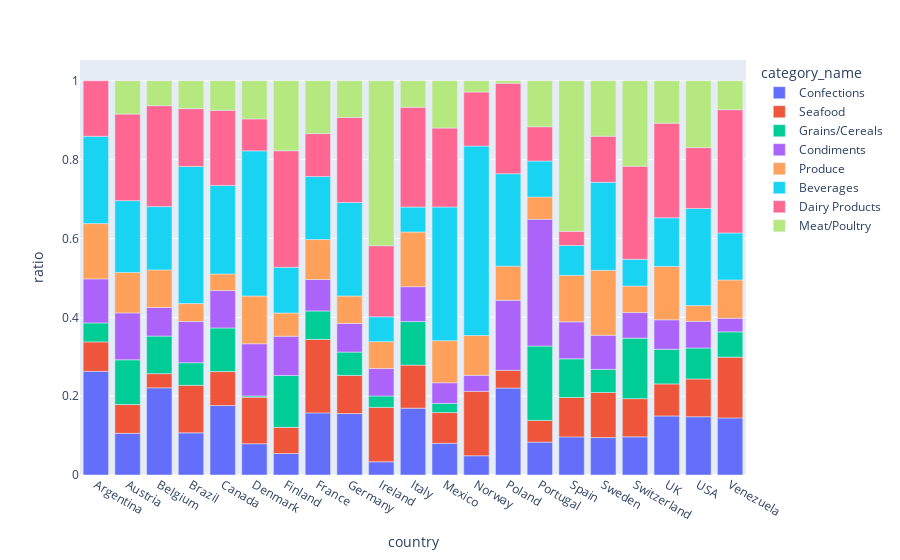

The cell this chart's notebook holds for it:
### Code cell
import plotly.express as px
px.bar(df,x='country',y='ratio',color='category_name',hover_data=['sum_amount'])

### Figure 1 — Plotly figure (JSON) as saved in the notebook; plotly's stock layout.template omitted (floating-point values rounded to 4 significant figures)
{"data": [{"alignmentgroup": "True", "customdata": [[2135.0], [13530.0], [7480.0], [11440.0], [8842.0], [2591.0], [1025.0], [12820.0], [35880.0], [1676.0], [2674.0], [1898.0], [280.1], [779.1], [956.1], [1739.0], [5170.0], [3067.0], [8833.0], [36310.0], [8231.0]], "hovertemplate": "category_name=Confections<br>country=%{x}<br>ratio=%{y}<br>sum_amount=%{customdata[0]}<extra></extra>", "legendgroup": "Confections", "marker": {"color": "#636efa", "pattern": {"shape": ""}}, "name": "Confections", "offsetgroup": "Confections", "orientation": "v", "showlegend": true, "textposition": "auto", "type": "bar", "x": ["Argentina", "Austria", "Belgium", "Brazil", "Canada", "Denmark", "Finland", "France", "Germany", "Ireland", "Italy", "Mexico", "Norway", "Poland", "Portugal", "Spain", "Sweden", "Switzerland", "UK", "USA", "Venezuela"], "xaxis": "x", "y": [0.263, 0.1057, 0.2211, 0.107, 0.1762, 0.07934, 0.05449, 0.1575, 0.1558, 0.03354, 0.1696, 0.08047, 0.04885, 0.2206, 0.08334, 0.09669, 0.09486, 0.09679, 0.1498, 0.1479, 0.1449], "yaxis": "y"}, {"alignmentgroup": "True", "customdata": [[606.5], [9338.0], [1214.0], [12890.0], [4324.0], [3857.0], [1247.0], [15170.0], [22290.0], [6899.0], [1721], [1837.0], [936.6], [159], [632.4], [1798.0], [6233.0], [3072.0], [4792.0], [23510.0], [8749.0]], "hovertemplate": "category_name=Seafood<br>country=%{x}<br>ratio=%{y}<br>sum_amount=%{customdata[0]}<extra></extra>", "legendgroup": "Seafood", "marker": {"color": "#EF553B", "pattern": {"shape": ""}}, "name": "Seafood", "offsetgroup": "Seafood", "orientation": "v", "showlegend": true, "textposition": "auto", "type": "bar", "x": ["Argentina", "Austria", "Belgium", "Brazil", "Canada", "Denmark", "Finland", "France", "Germany", "Ireland", "Italy", "Mexico", "Norway", "Poland", "Portugal", "Spain", "Sweden", "Switzerland", "UK", "USA", "Venezuela"], "xaxis": "x", "y": [0.0747, 0.07295, 0.03589, 0.1205, 0.08614, 0.1181, 0.06631, 0.1864, 0.09677, 0.138, 0.1091, 0.07788, 0.1633, 0.04502, 0.05512, 0.09997, 0.1144, 0.09693, 0.08126, 0.09572, 0.154], "yaxis": "y"}, {"alignmentgroup": "True", "customdata": [[390], [14530.0], [3226], [6122.0], [5558.0], [99.75], [2477], [5873.0], [13640.0], [1442.0], [1744.0], [549.8], [2164.0], [1762.0], [3196], [4863.0], [5173.0], [19290.0], [3648]], "hovertemplate": "category_name=Grains/Cereals<br>country=%{x}<br>ratio=%{y}<br>sum_amount=%{customdata[0]}<extra></extra>", "legendgroup": "Grains/Cereals", "marker": {"color": "#00cc96", "pattern": {"shape": ""}}, "name": "Grains/Cereals", "offsetgroup": "Grains/Cereals", "orientation": "v", "showlegend": true, "textposition": "auto", "type": "bar", "x": ["Argentina", "Austria", "Belgium", "Brazil", "Canada", "Denmark", "Finland", "France", "Germany", "Ireland", "Italy", "Mexico", "Portugal", "Spain", "Sweden", "Switzerland", "UK", "USA", "Venezuela"], "xaxis": "x", "y": [0.04803, 0.1135, 0.09537, 0.05725, 0.1107, 0.003054, 0.1317, 0.07219, 0.05923, 0.02886, 0.1106, 0.02331, 0.1887, 0.09798, 0.05865, 0.1534, 0.08772, 0.07855, 0.06421], "yaxis": "y"}, {"alignmentgroup": "True", "customdata": [[907], [15240.0], [2455.0], [11180.0], [4760.0], [4325.0], [1873], [6487.0], [16740.0], [3478.0], [1394.0], [1235.0], [234], [627], [3688.0], [1688.0], [4718.0], [2054.0], [4416.0], [16600.0], [1955.0]], "hovertemplate": "category_name=Condiments<br>country=%{x}<br>ratio=%{y}<br>sum_amount=%{customdata[0]}<extra></extra>", "legendgroup": "Condiments", "marker": {"color": "#ab63fa", "pattern": {"shape": ""}}, "name": "Condiments", "offsetgroup": "Condiments", "orientation": "v", "showlegend": true, "textposition": "auto", "type": "bar", "x": ["Argentina", "Austria", "Belgium", "Brazil", "Canada", "Denmark", "Finland", "France", "Germany", "Ireland", "Italy", "Mexico", "Norway", "Poland", "Portugal", "Spain", "Sweden", "Switzerland", "UK", "USA", "Venezuela"], "xaxis": "x", "y": [0.1117, 0.119, 0.07257, 0.1046, 0.09483, 0.1324, 0.09957, 0.07973, 0.07268, 0.06958, 0.08841, 0.05239, 0.0408, 0.1775, 0.3215, 0.09389, 0.08657, 0.06482, 0.07488, 0.06758, 0.03441], "yaxis": "y"}, {"alignmentgroup": "True", "customdata": [[1139], [13120.0], [3223.0], [4863.0], [2112], [3955.0], [1106.0], [8248.0], [16010.0], [3415.0], [2187.0], [2518.0], [578.4], [306], [648.7], [2120], [8979.0], [2132.0], [7981.0], [9816.0], [5524.0]], "hovertemplate": "category_name=Produce<br>country=%{x}<br>ratio=%{y}<br>sum_amount=%{customdata[0]}<extra></extra>", "legendgroup": "Produce", "marker": {"color": "#FFA15A", "pattern": {"shape": ""}}, "name": "Produce", "offsetgroup": "Produce", "orientation": "v", "showlegend": true, "textposition": "auto", "type": "bar", "x": ["Argentina", "Austria", "Belgium", "Brazil", "Canada", "Denmark", "Finland", "France", "Germany", "Ireland", "Italy", "Mexico", "Norway", "Poland", "Portugal", "Spain", "Sweden", "Switzerland", "UK", "USA", "Venezuela"], "xaxis": "x", "y": [0.1403, 0.1025, 0.09529, 0.04548, 0.04207, 0.1211, 0.05882, 0.1014, 0.06954, 0.06832, 0.1387, 0.1068, 0.1009, 0.08664, 0.05655, 0.1179, 0.1648, 0.06729, 0.1353, 0.03997, 0.09723], "yaxis": "y"}, {"alignmentgroup": "True", "customdata": [[1798], [23320.0], [5429.0], [37190.0], [11280.0], [12030.0], [2182.0], [13000.0], [54630.0], [3145.0], [998.9], [7994], [2756], [828.5], [1046.0], [1363.0], [12160.0], [2150.0], [7276.0], [60520.0], [6772.0]], "hovertemplate": "category_name=Beverages<br>country=%{x}<br>ratio=%{y}<br>sum_amount=%{customdata[0]}<extra></extra>", "legendgroup": "Beverages", "marker": {"color": "#19d3f3", "pattern": {"shape": ""}}, "name": "Beverages", "offsetgroup": "Beverages", "orientation": "v", "showlegend": true, "textposition": "auto", "type": "bar", "x": ["Argentina", "Austria", "Belgium", "Brazil", "Canada", "Denmark", "Finland", "France", "Germany", "Ireland", "Italy", "Mexico", "Norway", "Poland", "Portugal", "Spain", "Sweden", "Switzerland", "UK", "USA", "Venezuela"], "xaxis": "x", "y": [0.2215, 0.1822, 0.1605, 0.3478, 0.2246, 0.3682, 0.116, 0.1598, 0.2372, 0.06293, 0.06334, 0.339, 0.4805, 0.2346, 0.09121, 0.0758, 0.2232, 0.06783, 0.1234, 0.2464, 0.1192], "yaxis": "y"}, {"alignmentgroup": "True", "customdata": [[1144.0], [28110.0], [8660], [15680.0], [9557.0], [2644.0], [5558.0], [8860.0], [49640.0], [9010.0], [3995.0], [4722.0], [786], [810], [997.8], [646], [6379.0], [7488.0], [14160.0], [37900.0], [17760.0]], "hovertemplate": "category_name=Dairy Products<br>country=%{x}<br>ratio=%{y}<br>sum_amount=%{customdata[0]}<extra></extra>", "legendgroup": "Dairy Products", "marker": {"color": "#FF6692", "pattern": {"shape": ""}}, "name": "Dairy Products", "offsetgroup": "Dairy Products", "orientation": "v", "showlegend": true, "textposition": "auto", "type": "bar", "x": ["Argentina", "Austria", "Belgium", "Brazil", "Canada", "Denmark", "Finland", "France", "Germany", "Ireland", "Italy", "Mexico", "Norway", "Poland", "Portugal", "Spain", "Sweden", "Switzerland", "UK", "USA", "Venezuela"], "xaxis": "x", "y": [0.1408, 0.2196, 0.256, 0.1466, 0.1904, 0.08096, 0.2955, 0.1089, 0.2156, 0.1803, 0.2533, 0.2002, 0.137, 0.2293, 0.08697, 0.03592, 0.1171, 0.2363, 0.2401, 0.1543, 0.3126], "yaxis": "y"}, {"alignmentgroup": "True", "customdata": [[10820.0], [2138.0], [7563.0], [3767.0], [3162.0], [3341.0], [10910.0], [21460.0], [20910.0], [1056.0], [2829.0], [164], [22.35], [1338.0], [6867.0], [7657.0], [6866.0], [6342.0], [41640.0], [4171.0]], "hovertemplate": "category_name=Meat/Poultry<br>country=%{x}<br>ratio=%{y}<br>sum_amount=%{customdata[0]}<extra></extra>", "legendgroup": "Meat/Poultry", "marker": {"color": "#B6E880", "pattern": {"shape": ""}}, "name": "Meat/Poultry", "offsetgroup": "Meat/Poultry", "orientation": "v", "showlegend": true, "textposition": "auto", "type": "bar", "x": ["Austria", "Belgium", "Brazil", "Canada", "Denmark", "Finland", "France", "Germany", "Ireland", "Italy", "Mexico", "Norway", "Poland", "Portugal", "Spain", "Sweden", "Switzerland", "UK", "USA", "Venezuela"], "xaxis": "x", "y": [0.08454, 0.06322, 0.07073, 0.07504, 0.09683, 0.1776, 0.1341, 0.09317, 0.4185, 0.06699, 0.12, 0.0286, 0.006328, 0.1166, 0.3819, 0.1405, 0.2166, 0.1076, 0.1695, 0.07342], "yaxis": "y"}], "layout": {"barmode": "relative", "legend": {"title": {"text": "category_name"}, "tracegroupgap": 0}, "margin": {"t": 60}, "xaxis": {"anchor": "y", "domain": [0, 1], "title": {"text": "country"}}, "yaxis": {"anchor": "x", "domain": [0, 1], "title": {"text": "ratio"}}}}
